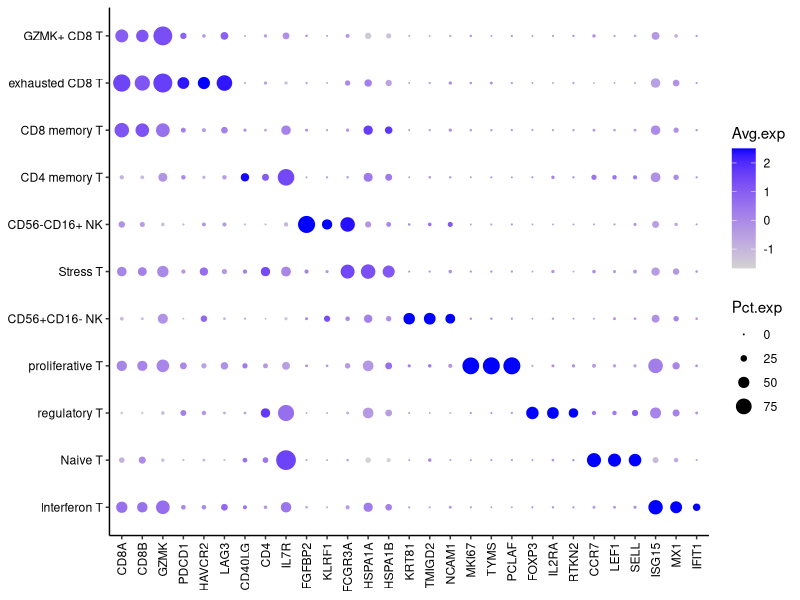
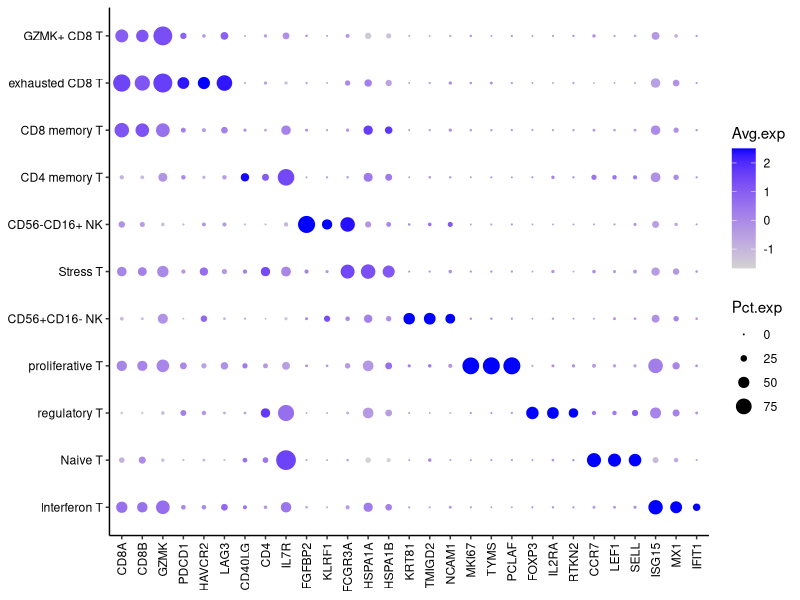

Write the R code that produced these figures, in order.
# Dot plot of marker genes across the T/NK states.
#
# Reads  ../data/panel_data/tnk_marker_dotplot.tsv   (written by ../pipeline/99b_export_tnk_panels.R)
# Writes marker_dotplot_tnk_states.pdf and marker_dotplot_tnk_states.png next to this script.
#
# As Seurat's DotPlot draws it: dot size is the percentage of cells with a non-zero value, colour is
# the mean expression (mean of the de-logged RNA-assay values), as log1p z-scored across the 11
# states and clipped at +-2.5. Both are computed in 99b_export_tnk_panels.R.

suppressPackageStartupMessages(library(ggplot2))

TNK_STATES <- c("GZMK+ CD8 T", "CD8 Tex", "CD8 T_m", "CD4 T_m", "CD56-CD16+ NK", "Stress T",
                "CD56+CD16- NK", "Prolif", "Treg", "Naive T", "IFN")
TNK_LABELS <- c("GZMK+ CD8 T", "exhausted CD8 T", "CD8 memory T", "CD4 memory T", "CD56-CD16+ NK", "Stress T",
                "CD56+CD16- NK", "proliferative T", "regulatory T", "Naive T", "Interferon T")

dot_df <- read.delim("../data/panel_data/tnk_marker_dotplot.tsv")
stopifnot(all(dot_df$tnk_state %in% TNK_STATES))
dot_df$state <- factor(TNK_LABELS[match(dot_df$tnk_state, TNK_STATES)], levels = rev(TNK_LABELS))
dot_df$gene  <- factor(dot_df$gene, levels = unique(dot_df$gene))

p <- ggplot(dot_df, aes(gene, state, size = pct_exp, colour = avg_exp_scaled)) +
  geom_point() +
  scale_radius(range = c(0, 6), name = "Pct.exp") +
  scale_colour_gradient(low = "lightgrey", high = "blue", name = "Avg.exp") +
  labs(x = NULL, y = NULL) +
  theme_classic() +
  theme(axis.text.x = element_text(angle = 90, hjust = 1, vjust = 0.5, colour = "black"),
        axis.text.y = element_text(colour = "black"))

ggsave("marker_dotplot_tnk_states.pdf", p, width = 9.5, height = 3.5)
ggsave("marker_dotplot_tnk_states.png", p, width = 9.5, height = 3.5, dpi = 300, bg = "white")
